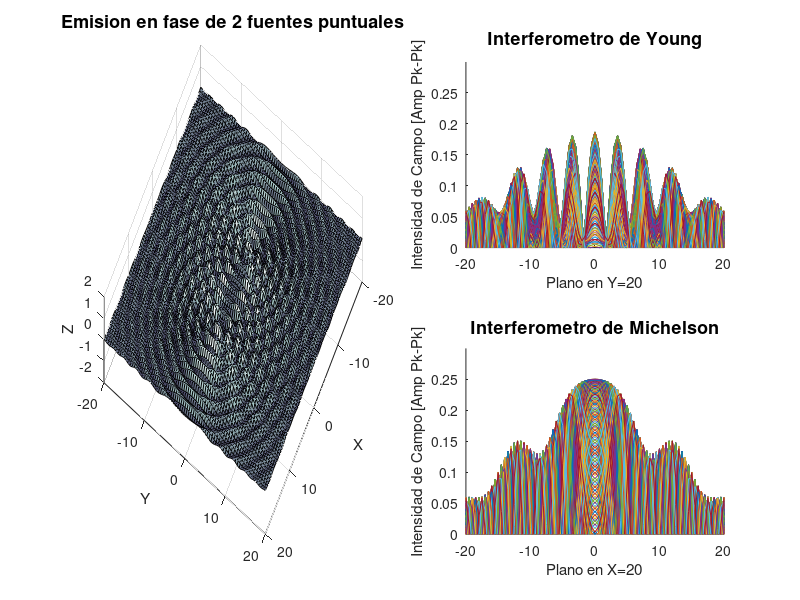

The MATLAB script that drew this image:
[x,y]=meshgrid(-20:0.5:20,-20:0.5:20);
t=0:0.1:30;
f=pi-2.2;
w=2*pi*f;
for i=1:length(t);
    z=(0.2./exp(((x-6).^2+y.^2)./300)).*cos(w*t(i)-(2*pi/2).*((x-6).^2+y.^2).^0.5)+(0.2./exp(((x+6).^2+y.^2)./300)).*cos(w*t(i)-(2*pi/2).*((x+6).^2+y.^2).^0.5);
    subplot(2,2,[1 3])
    surf(x,y,z);
    title('Emision en fase de 2 fuentes puntuales','fontsize',13)
    colormap bone
    zlim([-2 2])
    xlabel('X')
    ylabel('Y')
    zlabel('Z')
    view([1 0.6 4])
    subplot(2,2,2)
    hold on
    plot(x(1,:),2.*(z(1,:)))
    hold off
    xlabel('Plano en Y=20')
    ylabel('Intensidad de Campo [Amp Pk-Pk]')
    ylim([0 0.3])
    title('Interferometro de Young','fontsize',13)
    subplot(2,2,4)
    hold on
    plot(y(:,length(x(1,:))),2.*(z(:,length(x(1,:)))))
    hold off
    title('Interferometro de Michelson','fontsize',13)
    xlabel('Plano en X=20')
    ylabel('Intensidad de Campo [Amp Pk-Pk]')
    ylim([0 0.3])
    drawnow
    pause(t(2)/18)
end
